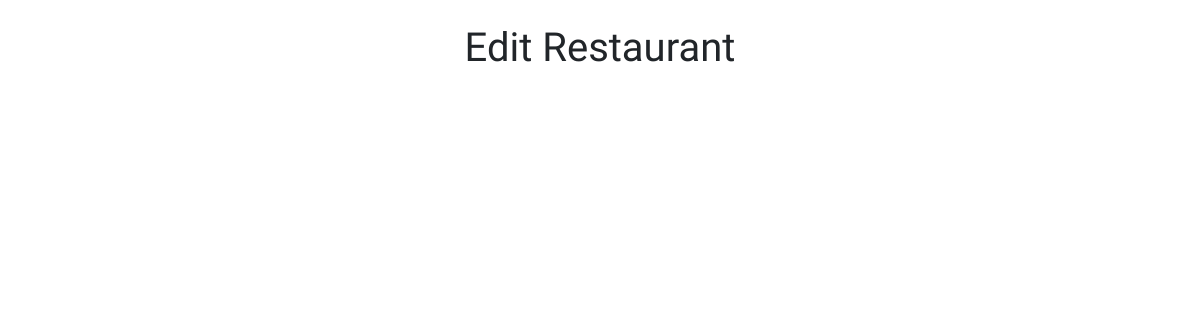
/admin/edit_restaurants.php, run on an earlier commit of the app's database.
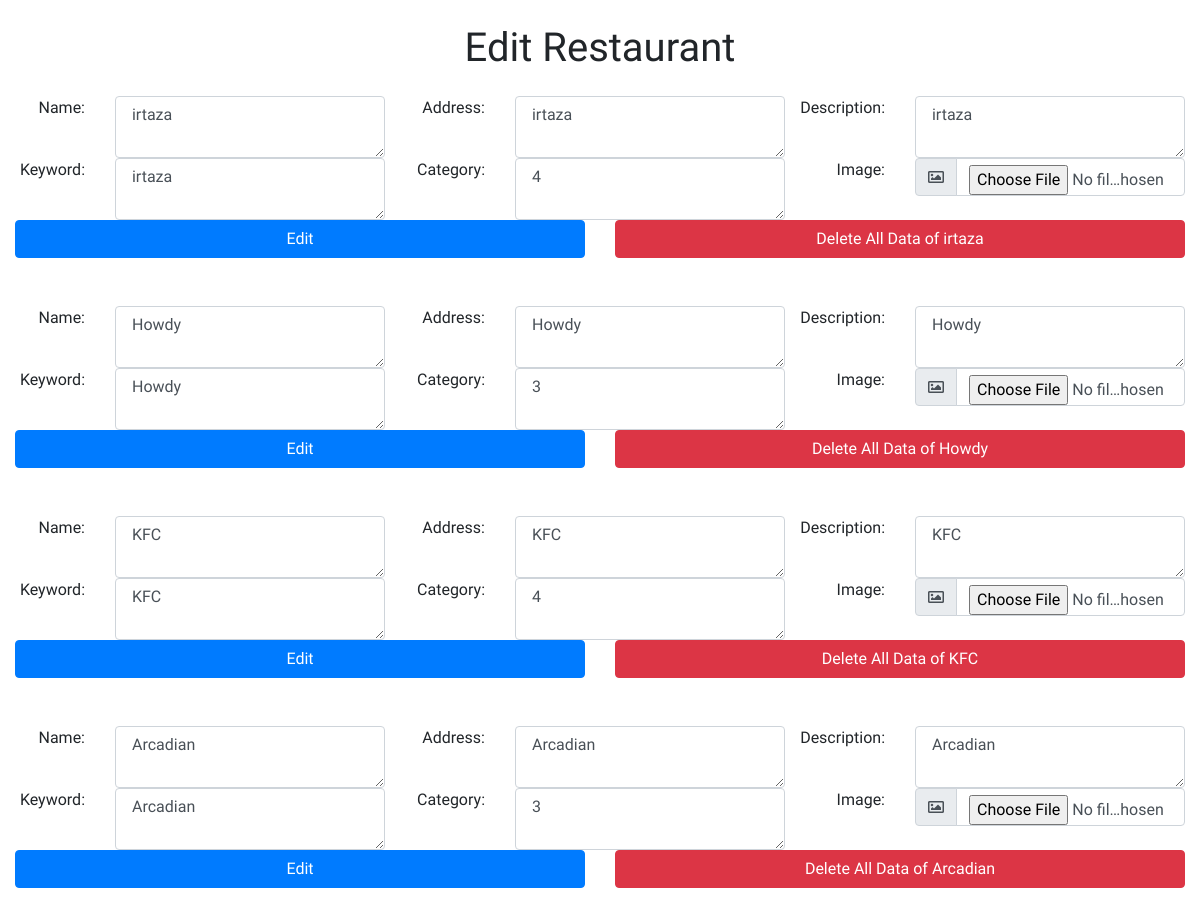
And on a later commit of the database.
### tables this page shows
CREATE TABLE `restaurants` (
  `id` int(11) NOT NULL,
  `name` varchar(100) NOT NULL,
  `address` varchar(1000) NOT NULL,
  `description` varchar(2000) NOT NULL,
  `keywords` varchar(2000) NOT NULL,
  `category` varchar(50) NOT NULL,
  `image` varchar(500) NOT NULL
);

### admin/edit_restaurants.php (the view, shortened to what this page needs)
<?php
require_once "../server/db_connection.php";
function showRestaurantData()
{
    global $con;
    $show_r = "select * from restaurants;";
    $show_res = mysqli_query($con, $show_r);
    while($row=mysqli_fetch_assoc($show_res)){
        $res_id = $row['id'];
        $res_name = $row['name'];
        $res_address = $row['address'];
        $res_description = $row['description'];
        $res_keyword = $row['keywords'];
        $res_category = $row['category'];
        echo
        "
            <div class=\"row\">
                <div class=\"d-sm-1 col-md-2 col-lg-1 col-xl-1\">
                    <label for=\"editname\" class=\"float-md-right\"> <span class=\"d-sm-none d-md-inline\"> Name: </span></label>
                </div>
                <div class=\"col-sm- col-md-5 col-lg-4 col-xl-3\">
                    <textarea class=\"form-control\" type=\"file\" id=\"res_name\" name=\"res_name\"> $res_name </textarea>
                </div>
                <div class=\"d-sm-2 col-md-2 col-lg-1 col-xl-1\">
                    <label for=\"editaddress\" class=\"float-md-right\"> <span class=\"d-sm-none d-md-inline\"> Address: </span></label>
                </div>
                <div class=\"col-sm-8 col-md-5 col-lg-4 col-xl-3\">
                    <textarea class=\"form-control\" type=\"file\" id=\"res_address\" name=\"res_address\"> $res_address </textarea>
                </div>
                <div class=\"d-sm-2 col-md-2 col-lg-1 col-xl-1\">
                    <label for=\"editdes\" class=\"float-md-right\"> <span class=\"d-sm-none d-md-inline\"> Description: </span></label>
                </div>
                <div class=\"col-sm-8 col-md-5 col-lg-4 col-xl-3\">
                    <textarea class=\"form-control\" type=\"file\" id=\"res_des\" name=\"res_des\"> $res_description </textarea>
                </div>
                <br>
                <div class=\"d-sm-2 col-md-2 col-lg-1 col-xl-1\">
                    <label for=\"editkeyword\" class=\"float-md-right\"> <span class=\"d-sm-none d-md-inline\"> Keyword: </span></label>
                </div>
                <div class=\"col-sm-8 col-md-5 col-lg-4 col-xl-3\">
                    <textarea class=\"form-control\" type=\"file\" id=\"res_keyword\" name=\"res_keyword\"> $res_keyword </textarea>
                </div>
                <div class=\"d-sm-2 col-md-2 col-lg-1 col-xl-1\">
                    <label for=\"editdes\" class=\"float-md-right\"> <span class=\"d-sm-none d-md-inline\"> Category: </span></label>
                </div>
                <div class=\"col-sm-8 col-md-5 col-lg-4 col-xl-3\">
                    <textarea class=\"form-control\" type=\"file\" id=\"res_cat\" name=\"res_cat\"> $res_category </textarea>
                </div>
                <div class=\"d-sm-2 col-md-2 col-lg-1 col-xl-1\">
                    <label for=\"editimage\" class=\"float-md-right\"> <span class=\"d-sm-none d-md-inline\"> Image: </span></label>
                </div>
                <div class=\"col-sm-9 col-md-8 col-lg-4 col-xl-3 mt-3 mt-lg-0\">
                    <div class=\"input-group\">
                        <div class=\"input-group-prepend\">
                            <div class=\"input-group-text\"><i class=\"far fa-image\"></i></div>
                        </div>
                        <input class=\"form-control\" type=\"file\" id=\"res_image\" name=\"res_image\">
                    </div>
                </div>
                <br>
                <div class=\"col-sm-12 col-md-6 col-lg-6 col-xl-6\">
                    <button type=\"submit\" value=\"$res_id\" name=\"edit_res\" class=\"btn btn-primary btn-block\">Edit</button>
                </div>
                <div class=\"col-sm-6 col-md-6 col-lg-6 col-xl-6\">
                    <button type=\"submit\" value=\"$res_id\" name=\"delete_r\" class=\"btn btn-danger btn-block\">Delete All Data of $res_name</button>
                </div>
            </div>
            <br><br>
        ";
    }
}
?>
<!DOCTYPE html>
<html lang="en">
<head>
    <link rel="stylesheet" href="../bootstrap/bootstrap.css">
    <link rel="stylesheet" href="https://use.fontawesome.com/releases/v5.5.0/css/all.css">
</head>
<body>
<div class="container-fluid">
    <h1 class="text-center my-4"> <span class="d-none d-sm-inline"> Edit </span> Restaurant </h1>
    <form action="edit_restaurants.php" method="post" enctype="multipart/form-data">
        <?php showRestaurantData(); ?>
    </form>
</div>
</body>
</html>

What changed in the data, as far as the page shows it:
added restaurants: res_name "irtaza", res_address "irtaza", res_des "irtaza", res_keyword "irtaza", res_cat "4", $res_id 3 (drawn), name "irtaza"
added restaurants: res_name "Howdy", res_address "Howdy", res_des "Howdy", res_keyword "Howdy", res_cat "3", $res_id 5 (drawn), name "Howdy"
added restaurants: res_name "KFC", res_address "KFC", res_des "KFC", res_keyword "KFC", res_cat "4", $res_id 6 (drawn), name "KFC"
added restaurants: res_name "Arcadian", res_address "Arcadian", res_des "Arcadian", res_keyword "Arcadian", res_cat "3", $res_id 7 (drawn), name "Arcadian"
